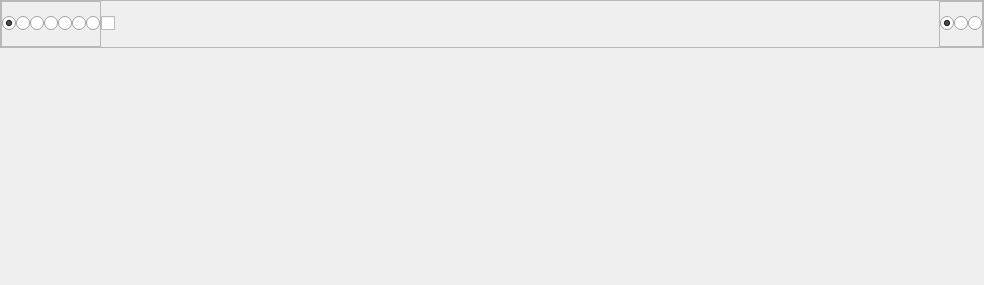
<?xml version="1.0" encoding="UTF-8"?>
<ui version="4.0">
 <class>ScreenplayPlayerClass</class>
 <widget class="QWidget" name="ScreenplayPlayerClass">
  <property name="geometry">
   <rect>
    <x>0</x>
    <y>0</y>
    <width>984</width>
    <height>285</height>
   </rect>
  </property>
  <property name="windowTitle">
   <string>Form</string>
  </property>
  <property name="styleSheet">
   <string notr="true">QWidget#playerToolbar{
	background-color: rgb(51,51,55);
}

QRadioButton[accessibleName=&quot;radio:segment&quot;]{
	max-width:46;
	max-height:46;
	min-width:46;
	min-height:46;
}
QRadioButton[accessibleName=&quot;radio:segment&quot;]::indicator{
	width:38;
	height:38;
	margin: 4;
}
QRadioButton[accessibleName=&quot;radio:segment&quot;]::checked{
	background-color: rgb(116, 116, 116);
	
}
QRadioButton[accessibleName=&quot;radio:segment&quot;]::unchecked{
}

QCheckBox[accessibleName=&quot;check:segment&quot;]{
	max-width:46;
	max-height:46;
	min-width:46;
	min-height:46;
}
QCheckBox[accessibleName=&quot;check:segment&quot;]::indicator{
	width:38;
	height:38;
	margin: 4;
}
QCheckBox[accessibleName=&quot;check:segment&quot;]::checked{
	background-color: rgb(116, 116, 116);
	
}
QCheckBox[accessibleName=&quot;check:segment&quot;]::unchecked{
}

QWidget#playerViewContainer{
	
	background-color: rgb(0, 0, 0);
}


QCheckBox#toggleEditor::indicator{
	border-image: url(:/pluginScreenplay/simple/img/hud.png);
}
QRadioButton#rb_right::indicator{
	border-image: url(:/pluginScreenplay/simple/img/cemera_right.png);
}
QRadioButton#rb_left::indicator{
	border-image: url(:/pluginScreenplay/simple/img/cemera_left.png);
}
QRadioButton#rb_top::indicator{
	border-image: url(:/pluginScreenplay/simple/img/cemera_top.png);
}
QRadioButton#rb_bottom::indicator{
	border-image: url(:/pluginScreenplay/simple/img/cemera_bottom.png);
}
QRadioButton#rb_front::indicator{
	border-image: url(:/pluginScreenplay/simple/img/cemera_front.png);
}
QRadioButton#rb_back::indicator{
	border-image: url(:/pluginScreenplay/simple/img/cemera_back.png);
}
QRadioButton#rb_free::indicator{
	border-image: url(:/pluginScreenplay/simple/img/cemera_free.png);
}

QRadioButton#rb_aspect_free::indicator{
	border-image: url(:/pluginScreenplay/simple/img/aspect_free.png);
}
QRadioButton#rb_aspect_169::indicator{
	border-image: url(:/pluginScreenplay/simple/img/aspect_169.png);
}
QRadioButton#rb_aspect_43::indicator{
	border-image: url(:/pluginScreenplay/simple/img/aspect_43.png);
}</string>
  </property>
  <layout class="QVBoxLayout" name="verticalLayout">
   <property name="spacing">
    <number>0</number>
   </property>
   <property name="leftMargin">
    <number>0</number>
   </property>
   <property name="topMargin">
    <number>0</number>
   </property>
   <property name="rightMargin">
    <number>0</number>
   </property>
   <property name="bottomMargin">
    <number>0</number>
   </property>
   <item>
    <widget class="QFrame" name="__toolbar">
     <property name="minimumSize">
      <size>
       <width>0</width>
       <height>48</height>
      </size>
     </property>
     <property name="maximumSize">
      <size>
       <width>16777215</width>
       <height>48</height>
      </size>
     </property>
     <property name="frameShape">
      <enum>QFrame::StyledPanel</enum>
     </property>
     <property name="frameShadow">
      <enum>QFrame::Raised</enum>
     </property>
     <layout class="QHBoxLayout" name="horizontalLayout_5">
      <property name="spacing">
       <number>0</number>
      </property>
      <property name="leftMargin">
       <number>0</number>
      </property>
      <property name="topMargin">
       <number>0</number>
      </property>
      <property name="rightMargin">
       <number>0</number>
      </property>
      <property name="bottomMargin">
       <number>0</number>
      </property>
      <item>
       <widget class="QFrame" name="frame_5">
        <property name="frameShape">
         <enum>QFrame::StyledPanel</enum>
        </property>
        <property name="frameShadow">
         <enum>QFrame::Raised</enum>
        </property>
        <layout class="QHBoxLayout" name="horizontalLayout_4">
         <property name="spacing">
          <number>0</number>
         </property>
         <property name="leftMargin">
          <number>0</number>
         </property>
         <property name="topMargin">
          <number>0</number>
         </property>
         <property name="rightMargin">
          <number>0</number>
         </property>
         <property name="bottomMargin">
          <number>0</number>
         </property>
         <item>
          <widget class="QRadioButton" name="rb_free">
           <property name="toolTip">
            <string>标准视图</string>
           </property>
           <property name="accessibleName">
            <string notr="true">radio:segment</string>
           </property>
           <property name="text">
            <string/>
           </property>
           <property name="checked">
            <bool>true</bool>
           </property>
          </widget>
         </item>
         <item>
          <widget class="QRadioButton" name="rb_front">
           <property name="toolTip">
            <string>前视图</string>
           </property>
           <property name="accessibleName">
            <string notr="true">radio:segment</string>
           </property>
           <property name="text">
            <string/>
           </property>
          </widget>
         </item>
         <item>
          <widget class="QRadioButton" name="rb_back">
           <property name="toolTip">
            <string>后视图</string>
           </property>
           <property name="accessibleName">
            <string notr="true">radio:segment</string>
           </property>
           <property name="text">
            <string/>
           </property>
          </widget>
         </item>
         <item>
          <widget class="QRadioButton" name="rb_left">
           <property name="toolTip">
            <string>左视图</string>
           </property>
           <property name="accessibleName">
            <string notr="true">radio:segment</string>
           </property>
           <property name="text">
            <string/>
           </property>
          </widget>
         </item>
         <item>
          <widget class="QRadioButton" name="rb_right">
           <property name="toolTip">
            <string>右视图</string>
           </property>
           <property name="accessibleName">
            <string notr="true">radio:segment</string>
           </property>
           <property name="text">
            <string/>
           </property>
          </widget>
         </item>
         <item>
          <widget class="QRadioButton" name="rb_top">
           <property name="toolTip">
            <string>顶视图</string>
           </property>
           <property name="accessibleName">
            <string notr="true">radio:segment</string>
           </property>
           <property name="text">
            <string/>
           </property>
          </widget>
         </item>
         <item>
          <widget class="QRadioButton" name="rb_bottom">
           <property name="toolTip">
            <string>底视图</string>
           </property>
           <property name="accessibleName">
            <string notr="true">radio:segment</string>
           </property>
           <property name="text">
            <string/>
           </property>
          </widget>
         </item>
        </layout>
       </widget>
      </item>
      <item>
       <widget class="QCheckBox" name="toggleEditor">
        <property name="toolTip">
         <string>摄像机信息</string>
        </property>
        <property name="accessibleName">
         <string>check:segment</string>
        </property>
        <property name="text">
         <string/>
        </property>
       </widget>
      </item>
      <item>
       <spacer name="horizontalSpacer_5">
        <property name="orientation">
         <enum>Qt::Horizontal</enum>
        </property>
        <property name="sizeHint" stdset="0">
         <size>
          <width>166</width>
          <height>20</height>
         </size>
        </property>
       </spacer>
      </item>
      <item>
       <spacer name="horizontalSpacer">
        <property name="orientation">
         <enum>Qt::Horizontal</enum>
        </property>
        <property name="sizeHint" stdset="0">
         <size>
          <width>166</width>
          <height>20</height>
         </size>
        </property>
       </spacer>
      </item>
      <item>
       <widget class="QFrame" name="frame_6">
        <property name="accessibleName">
         <string/>
        </property>
        <property name="frameShape">
         <enum>QFrame::StyledPanel</enum>
        </property>
        <property name="frameShadow">
         <enum>QFrame::Raised</enum>
        </property>
        <layout class="QHBoxLayout" name="horizontalLayout_3">
         <property name="spacing">
          <number>0</number>
         </property>
         <property name="leftMargin">
          <number>0</number>
         </property>
         <property name="topMargin">
          <number>0</number>
         </property>
         <property name="rightMargin">
          <number>0</number>
         </property>
         <property name="bottomMargin">
          <number>0</number>
         </property>
         <item>
          <widget class="QRadioButton" name="rb_aspect_free">
           <property name="toolTip">
            <string>自由分辨率</string>
           </property>
           <property name="accessibleName">
            <string notr="true">radio:segment</string>
           </property>
           <property name="text">
            <string/>
           </property>
           <property name="checked">
            <bool>true</bool>
           </property>
          </widget>
         </item>
         <item>
          <widget class="QRadioButton" name="rb_aspect_169">
           <property name="toolTip">
            <string/>
           </property>
           <property name="accessibleName">
            <string notr="true">radio:segment</string>
           </property>
           <property name="text">
            <string/>
           </property>
          </widget>
         </item>
         <item>
          <widget class="QRadioButton" name="rb_aspect_43">
           <property name="accessibleName">
            <string notr="true">radio:segment</string>
           </property>
           <property name="text">
            <string/>
           </property>
          </widget>
         </item>
        </layout>
       </widget>
      </item>
     </layout>
    </widget>
   </item>
   <item>
    <widget class="QWidget" name="__slotCanvas" native="true">
     <property name="sizePolicy">
      <sizepolicy hsizetype="Expanding" vsizetype="Expanding">
       <horstretch>0</horstretch>
       <verstretch>0</verstretch>
      </sizepolicy>
     </property>
     <layout class="QHBoxLayout" name="horizontalLayout">
      <property name="spacing">
       <number>0</number>
      </property>
      <property name="sizeConstraint">
       <enum>QLayout::SetDefaultConstraint</enum>
      </property>
      <property name="leftMargin">
       <number>0</number>
      </property>
      <property name="topMargin">
       <number>0</number>
      </property>
      <property name="rightMargin">
       <number>0</number>
      </property>
      <property name="bottomMargin">
       <number>0</number>
      </property>
     </layout>
    </widget>
   </item>
  </layout>
 </widget>
 <resources>
  <include location="pluginScreenplay.qrc"/>
 </resources>
 <connections/>
</ui>
